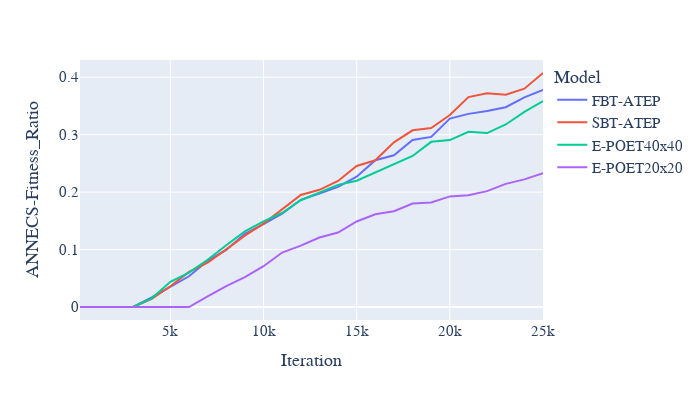

Source (notebook cell):
### Code cell
df_fn_final['ANNECS-Fitness_Ratio'] = df_fn_final['ANNECS'] / df_fn_final['Fitness']
fig = px.line(df_fn_final,x='Iteration',y='ANNECS-Fitness_Ratio',color='Model',width=700, height=400)
fig.update_layout(
    font_family="Arial",
    title_font_family="Arial",
    font=dict(
        
        size=15,
        
    )
)
fig.show()

### Figure 1 — Plotly figure (JSON) as saved in the notebook; plotly's stock layout.template omitted (floating-point values rounded to 4 significant figures)
{"data": [{"hovertemplate": "Model=FBT-ATEP<br>Iteration=%{x}<br>ANNECS-Fitness_Ratio=%{y}<extra></extra>", "legendgroup": "FBT-ATEP", "line": {"color": "#636efa", "dash": "solid"}, "marker": {"symbol": "circle"}, "mode": "lines", "name": "FBT-ATEP", "orientation": "v", "showlegend": true, "type": "scatter", "x": [150, 1000, 2000, 3000, 4000, 5000, 6000, 7000, 8000, 9000, 10000, 11000, 12000, 13000, 14000, 15000, 16000, 17000, 18000, 19000, 20000, 21000, 22000, 23000, 24000, 25000], "xaxis": "x", "y": [0, 0, 0, 0, 0.0167, 0.03452, 0.05352, 0.08045, 0.09931, 0.1274, 0.1442, 0.1626, 0.1866, 0.1975, 0.2092, 0.2269, 0.2556, 0.2641, 0.2906, 0.2961, 0.328, 0.3362, 0.3413, 0.3479, 0.3651, 0.3778], "yaxis": "y"}, {"hovertemplate": "Model=SBT-ATEP<br>Iteration=%{x}<br>ANNECS-Fitness_Ratio=%{y}<extra></extra>", "legendgroup": "SBT-ATEP", "line": {"color": "#EF553B", "dash": "solid"}, "marker": {"symbol": "circle"}, "mode": "lines", "name": "SBT-ATEP", "orientation": "v", "showlegend": true, "type": "scatter", "x": [150, 1000, 2000, 3000, 4000, 5000, 6000, 7000, 8000, 9000, 10000, 11000, 12000, 13000, 14000, 15000, 16000, 17000, 18000, 19000, 20000, 21000, 22000, 23000, 24000, 25000], "xaxis": "x", "y": [null, 0, 0, 0, 0.01414, 0.03601, 0.06101, 0.07711, 0.1003, 0.1242, 0.1452, 0.1699, 0.1951, 0.204, 0.2194, 0.2454, 0.2554, 0.2867, 0.3076, 0.3114, 0.3343, 0.3654, 0.372, 0.3697, 0.3801, 0.4074], "yaxis": "y"}, {"hovertemplate": "Model=E-POET40x40<br>Iteration=%{x}<br>ANNECS-Fitness_Ratio=%{y}<extra></extra>", "legendgroup": "E-POET40x40", "line": {"color": "#00cc96", "dash": "solid"}, "marker": {"symbol": "circle"}, "mode": "lines", "name": "E-POET40x40", "orientation": "v", "showlegend": true, "type": "scatter", "x": [150, 1000, 2000, 3000, 4000, 5000, 6000, 7000, 8000, 9000, 10000, 11000, 12000, 13000, 14000, 15000, 16000, 17000, 18000, 19000, 20000, 21000, 22000, 23000, 24000, 25000], "xaxis": "x", "y": [0, 0, 0, 0, 0.01516, 0.04377, 0.0599, 0.08215, 0.1074, 0.1315, 0.149, 0.1637, 0.1859, 0.1998, 0.2126, 0.2198, 0.234, 0.2474, 0.263, 0.2875, 0.2905, 0.3051, 0.3027, 0.3178, 0.3398, 0.3583], "yaxis": "y"}, {"hovertemplate": "Model=E-POET20x20<br>Iteration=%{x}<br>ANNECS-Fitness_Ratio=%{y}<extra></extra>", "legendgroup": "E-POET20x20", "line": {"color": "#ab63fa", "dash": "solid"}, "marker": {"symbol": "circle"}, "mode": "lines", "name": "E-POET20x20", "orientation": "v", "showlegend": true, "type": "scatter", "x": [150, 1000, 2000, 3000, 4000, 5000, 6000, 7000, 8000, 9000, 10000, 11000, 12000, 13000, 14000, 15000, 16000, 17000, 18000, 19000, 20000, 21000, 22000, 23000, 24000, 25000], "xaxis": "x", "y": [0, 0, 0, 0, 0, 0, 0, 0.0184, 0.03632, 0.05216, 0.07103, 0.09478, 0.1069, 0.1209, 0.1297, 0.1489, 0.1614, 0.1667, 0.18, 0.1818, 0.1926, 0.1944, 0.2017, 0.2144, 0.2221, 0.2331], "yaxis": "y"}], "layout": {"font": {"family": "Arial", "size": 15}, "height": 400, "legend": {"title": {"text": "Model"}, "tracegroupgap": 0}, "margin": {"t": 60}, "title": {"font": {"family": "Arial"}}, "width": 700, "xaxis": {"anchor": "y", "domain": [0, 1], "title": {"text": "Iteration"}}, "yaxis": {"anchor": "x", "domain": [0, 1], "title": {"text": "ANNECS-Fitness_Ratio"}}}}
